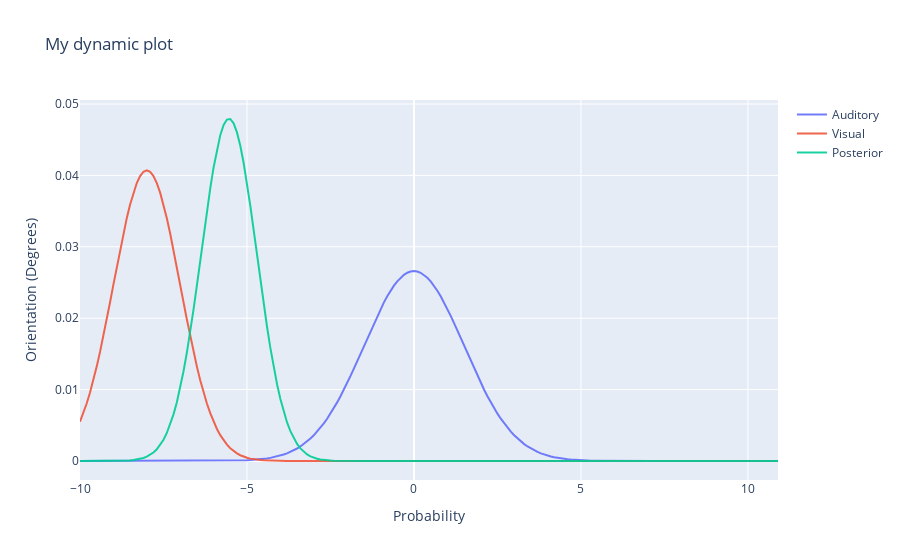

The notebook cell this image was saved under:
### Code cell
fig = go.Figure(
    data=[trace1, trace2, trace3],
    layout=layout
)

w_figure = go.FigureWidget(fig)

w_figure.show()

for k in range(5):

    time.sleep(1)
    with w_figure.batch_update():
        w_figure.data[1].y = 2*visual

### Figure 1 — Plotly figure (JSON) as saved in the notebook; plotly's stock layout.template omitted (floating-point values rounded to 4 significant figures; data arrays with more than 128 entries replaced by an {"elided": "..."} marker saying what was removed)
{"data": [{"name": "Auditory", "opacity": 0.9, "type": "scatter", "uid": "f402200f-ce60-476c-9c02-bca068f5aadf", "x": {"elided": "210 float values"}, "y": {"elided": "210 float values"}}, {"name": "Visual", "opacity": 0.9, "type": "scatter", "uid": "2729fdfc-8245-4794-91ed-a0d2be805e29", "x": {"elided": "210 float values"}, "y": {"elided": "210 float values"}}, {"name": "Posterior", "opacity": 0.9, "type": "scatter", "uid": "84e315cd-e780-46a0-bf1b-e6494f330a9e", "x": {"elided": "210 float values"}, "y": {"elided": "210 float values"}}], "layout": {"title": {"text": "My dynamic plot"}, "xaxis": {"title": {"text": "Probability"}}, "yaxis": {"title": {"text": "Orientation (Degrees)"}}}}
